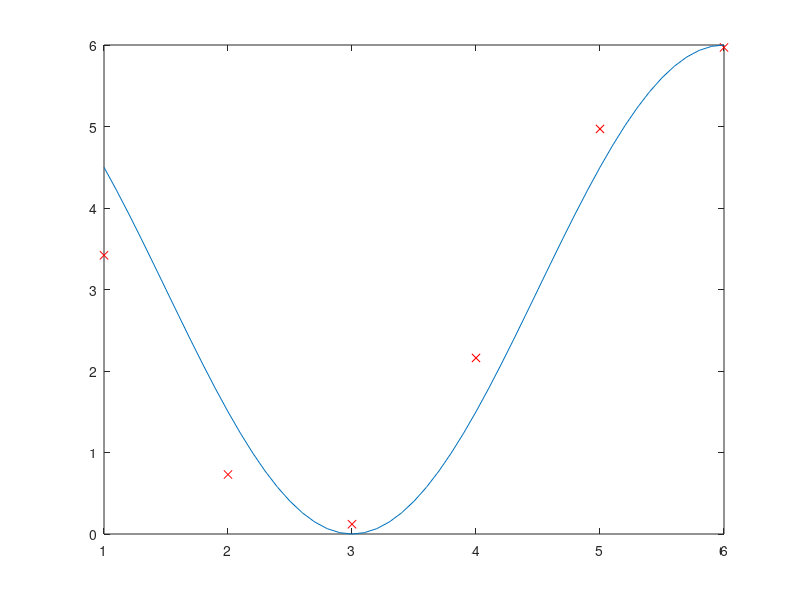

Here is the MATLAB script that generated this plot:
clear ; close all; clc

x = 1:1:6;
y = [3.42, 0.73, 0.12, 2.16, 4.97, 5.97];

plot(x, y, 'rx');
hold on;

X = 1:0.1:6;
a = 3;
b = pi/3;
c = -3*pi/2;
d = 3;
Y = a * sin(b * X + c) + d;

plot(X, Y);
